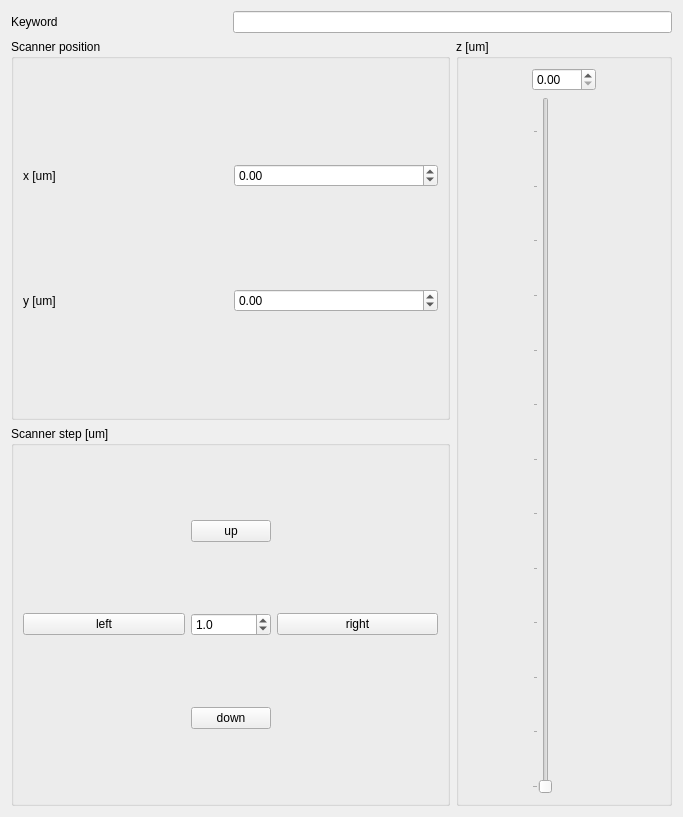
<?xml version="1.0" encoding="UTF-8"?>
<ui version="4.0">
 <class>Panel</class>
 <widget class="QWidget" name="Panel">
  <property name="geometry">
   <rect>
    <x>0</x>
    <y>0</y>
    <width>683</width>
    <height>817</height>
   </rect>
  </property>
  <property name="windowTitle">
   <string>Form</string>
  </property>
  <property name="toolTip">
   <string notr="true"/>
  </property>
  <property name="locale">
   <locale language="English" country="UnitedStates"/>
  </property>
  <layout class="QGridLayout" name="gridLayout_2">
   <item row="0" column="0">
    <widget class="QLabel" name="label_3">
     <property name="text">
      <string>Keyword</string>
     </property>
    </widget>
   </item>
   <item row="0" column="1" colspan="2">
    <widget class="QLineEdit" name="keyword"/>
   </item>
   <item row="1" column="0" colspan="2">
    <widget class="QGroupBox" name="groupBox">
     <property name="title">
      <string>Scanner position</string>
     </property>
     <layout class="QGridLayout" name="gridLayout">
      <item row="0" column="0">
       <widget class="QLabel" name="label">
        <property name="text">
         <string>x [um]</string>
        </property>
       </widget>
      </item>
      <item row="0" column="1">
       <widget class="QDoubleSpinBox" name="x">
        <property name="enabled">
         <bool>true</bool>
        </property>
        <property name="minimum">
         <double>-100.000000000000000</double>
        </property>
        <property name="maximum">
         <double>100.000000000000000</double>
        </property>
        <property name="singleStep">
         <double>0.200000000000000</double>
        </property>
       </widget>
      </item>
      <item row="1" column="0">
       <widget class="QLabel" name="label_2">
        <property name="text">
         <string>y [um]</string>
        </property>
       </widget>
      </item>
      <item row="1" column="1">
       <widget class="QDoubleSpinBox" name="y">
        <property name="enabled">
         <bool>true</bool>
        </property>
        <property name="decimals">
         <number>2</number>
        </property>
        <property name="minimum">
         <double>-100.000000000000000</double>
        </property>
        <property name="maximum">
         <double>100.000000000000000</double>
        </property>
        <property name="singleStep">
         <double>0.200000000000000</double>
        </property>
       </widget>
      </item>
     </layout>
    </widget>
   </item>
   <item row="1" column="2" rowspan="2">
    <widget class="QGroupBox" name="groupBox_3">
     <property name="title">
      <string>z [um]</string>
     </property>
     <layout class="QGridLayout" name="gridLayout_3">
      <item row="0" column="0">
       <widget class="QDoubleSpinBox" name="z">
        <property name="maximum">
         <double>100.000000000000000</double>
        </property>
        <property name="singleStep">
         <double>0.200000000000000</double>
        </property>
       </widget>
      </item>
      <item row="1" column="0">
       <widget class="QSlider" name="z_slider">
        <property name="maximum">
         <number>250</number>
        </property>
        <property name="singleStep">
         <number>1</number>
        </property>
        <property name="pageStep">
         <number>100</number>
        </property>
        <property name="value">
         <number>0</number>
        </property>
        <property name="sliderPosition">
         <number>0</number>
        </property>
        <property name="orientation">
         <enum>Qt::Vertical</enum>
        </property>
        <property name="invertedAppearance">
         <bool>false</bool>
        </property>
        <property name="tickPosition">
         <enum>QSlider::TicksAbove</enum>
        </property>
        <property name="tickInterval">
         <number>20</number>
        </property>
       </widget>
      </item>
     </layout>
    </widget>
   </item>
   <item row="2" column="0" colspan="2">
    <widget class="QGroupBox" name="groupBox_5">
     <property name="title">
      <string>Scanner step [um]</string>
     </property>
     <layout class="QGridLayout" name="gridLayout_5">
      <item row="0" column="0">
       <spacer name="horizontalSpacer">
        <property name="orientation">
         <enum>Qt::Horizontal</enum>
        </property>
        <property name="sizeHint" stdset="0">
         <size>
          <width>72</width>
          <height>20</height>
         </size>
        </property>
       </spacer>
      </item>
      <item row="0" column="1">
       <widget class="QPushButton" name="step_up">
        <property name="text">
         <string>up</string>
        </property>
       </widget>
      </item>
      <item row="0" column="2">
       <spacer name="horizontalSpacer_2">
        <property name="orientation">
         <enum>Qt::Horizontal</enum>
        </property>
        <property name="sizeHint" stdset="0">
         <size>
          <width>72</width>
          <height>20</height>
         </size>
        </property>
       </spacer>
      </item>
      <item row="1" column="0">
       <widget class="QPushButton" name="step_left">
        <property name="text">
         <string>left</string>
        </property>
       </widget>
      </item>
      <item row="1" column="1">
       <widget class="QDoubleSpinBox" name="step">
        <property name="decimals">
         <number>1</number>
        </property>
        <property name="singleStep">
         <double>0.100000000000000</double>
        </property>
        <property name="value">
         <double>1.000000000000000</double>
        </property>
       </widget>
      </item>
      <item row="1" column="2">
       <widget class="QPushButton" name="step_right">
        <property name="text">
         <string>right</string>
        </property>
       </widget>
      </item>
      <item row="2" column="0">
       <spacer name="horizontalSpacer_3">
        <property name="orientation">
         <enum>Qt::Horizontal</enum>
        </property>
        <property name="sizeHint" stdset="0">
         <size>
          <width>72</width>
          <height>20</height>
         </size>
        </property>
       </spacer>
      </item>
      <item row="2" column="1">
       <widget class="QPushButton" name="step_down">
        <property name="text">
         <string>down</string>
        </property>
       </widget>
      </item>
      <item row="2" column="2">
       <spacer name="horizontalSpacer_4">
        <property name="orientation">
         <enum>Qt::Horizontal</enum>
        </property>
        <property name="sizeHint" stdset="0">
         <size>
          <width>72</width>
          <height>20</height>
         </size>
        </property>
       </spacer>
      </item>
     </layout>
    </widget>
   </item>
  </layout>
 </widget>
 <resources/>
 <connections>
  <connection>
   <sender>x</sender>
   <signal>editingFinished()</signal>
   <receiver>Panel</receiver>
   <slot>new_x()</slot>
   <hints>
    <hint type="sourcelabel">
     <x>290</x>
     <y>161</y>
    </hint>
    <hint type="destinationlabel">
     <x>79</x>
     <y>332</y>
    </hint>
   </hints>
  </connection>
  <connection>
   <sender>y</sender>
   <signal>editingFinished()</signal>
   <receiver>Panel</receiver>
   <slot>new_y()</slot>
   <hints>
    <hint type="sourcelabel">
     <x>287</x>
     <y>291</y>
    </hint>
    <hint type="destinationlabel">
     <x>38</x>
     <y>319</y>
    </hint>
   </hints>
  </connection>
  <connection>
   <sender>z_slider</sender>
   <signal>sliderMoved(int)</signal>
   <receiver>Panel</receiver>
   <slot>slide_z(int)</slot>
   <hints>
    <hint type="sourcelabel">
     <x>561</x>
     <y>429</y>
    </hint>
    <hint type="destinationlabel">
     <x>82</x>
     <y>448</y>
    </hint>
   </hints>
  </connection>
  <connection>
   <sender>z</sender>
   <signal>editingFinished()</signal>
   <receiver>Panel</receiver>
   <slot>new_z()</slot>
   <hints>
    <hint type="sourcelabel">
     <x>568</x>
     <y>77</y>
    </hint>
    <hint type="destinationlabel">
     <x>77</x>
     <y>423</y>
    </hint>
   </hints>
  </connection>
  <connection>
   <sender>Panel</sender>
   <signal>z_slide_changed(int)</signal>
   <receiver>z_slider</receiver>
   <slot>setValue(int)</slot>
   <hints>
    <hint type="sourcelabel">
     <x>64</x>
     <y>448</y>
    </hint>
    <hint type="destinationlabel">
     <x>561</x>
     <y>429</y>
    </hint>
   </hints>
  </connection>
  <connection>
   <sender>Panel</sender>
   <signal>z_changed(double)</signal>
   <receiver>z</receiver>
   <slot>setValue(double)</slot>
   <hints>
    <hint type="sourcelabel">
     <x>99</x>
     <y>267</y>
    </hint>
    <hint type="destinationlabel">
     <x>568</x>
     <y>77</y>
    </hint>
   </hints>
  </connection>
  <connection>
   <sender>Panel</sender>
   <signal>x_changed(double)</signal>
   <receiver>x</receiver>
   <slot>setValue(double)</slot>
   <hints>
    <hint type="sourcelabel">
     <x>108</x>
     <y>228</y>
    </hint>
    <hint type="destinationlabel">
     <x>310</x>
     <y>161</y>
    </hint>
   </hints>
  </connection>
  <connection>
   <sender>Panel</sender>
   <signal>y_changed(double)</signal>
   <receiver>y</receiver>
   <slot>setValue(double)</slot>
   <hints>
    <hint type="sourcelabel">
     <x>21</x>
     <y>232</y>
    </hint>
    <hint type="destinationlabel">
     <x>303</x>
     <y>291</y>
    </hint>
   </hints>
  </connection>
  <connection>
   <sender>keyword</sender>
   <signal>textEdited(QString)</signal>
   <receiver>Panel</receiver>
   <slot>set_keyword(QString)</slot>
   <hints>
    <hint type="sourcelabel">
     <x>245</x>
     <y>20</y>
    </hint>
    <hint type="destinationlabel">
     <x>122</x>
     <y>30</y>
    </hint>
   </hints>
  </connection>
  <connection>
   <sender>step_left</sender>
   <signal>clicked()</signal>
   <receiver>Panel</receiver>
   <slot>left()</slot>
   <hints>
    <hint type="sourcelabel">
     <x>56</x>
     <y>621</y>
    </hint>
    <hint type="destinationlabel">
     <x>6</x>
     <y>113</y>
    </hint>
   </hints>
  </connection>
  <connection>
   <sender>step_up</sender>
   <signal>clicked()</signal>
   <receiver>Panel</receiver>
   <slot>up()</slot>
   <hints>
    <hint type="sourcelabel">
     <x>237</x>
     <y>523</y>
    </hint>
    <hint type="destinationlabel">
     <x>135</x>
     <y>114</y>
    </hint>
   </hints>
  </connection>
  <connection>
   <sender>step_right</sender>
   <signal>clicked()</signal>
   <receiver>Panel</receiver>
   <slot>right()</slot>
   <hints>
    <hint type="sourcelabel">
     <x>346</x>
     <y>621</y>
    </hint>
    <hint type="destinationlabel">
     <x>270</x>
     <y>176</y>
    </hint>
   </hints>
  </connection>
  <connection>
   <sender>step_down</sender>
   <signal>clicked()</signal>
   <receiver>Panel</receiver>
   <slot>down()</slot>
   <hints>
    <hint type="sourcelabel">
     <x>234</x>
     <y>719</y>
    </hint>
    <hint type="destinationlabel">
     <x>165</x>
     <y>236</y>
    </hint>
   </hints>
  </connection>
  <connection>
   <sender>Panel</sender>
   <signal>keyword_changed(QString)</signal>
   <receiver>keyword</receiver>
   <slot>setText(QString)</slot>
   <hints>
    <hint type="sourcelabel">
     <x>355</x>
     <y>11</y>
    </hint>
    <hint type="destinationlabel">
     <x>346</x>
     <y>18</y>
    </hint>
   </hints>
  </connection>
 </connections>
 <slots>
  <signal>z_changed(double)</signal>
  <signal>z_slide_changed(int)</signal>
  <signal>x_changed(double)</signal>
  <signal>y_changed(double)</signal>
  <signal>keyword_changed(QString)</signal>
  <slot>new_x()</slot>
  <slot>new_y()</slot>
  <slot>new_z()</slot>
  <slot>slide_z(int)</slot>
  <slot>up()</slot>
  <slot>left()</slot>
  <slot>right()</slot>
  <slot>down()</slot>
  <slot>set_keyword(QString)</slot>
  <slot>set_step(double)</slot>
 </slots>
</ui>
